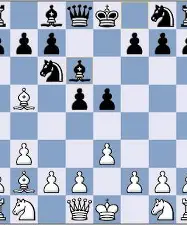
#> input picture image/chess.webp, 187 x 225 px
$ python sobel.py   (older library calls are emulated)
#> lines starting #> are read from the running program, lines starting #| are printed output that depends on the picture
import cv2
import numpy as np

img = cv2.imread('./image/chess.webp')
#> img is the input picture: shape (225, 187, 3); mean B, G, R 200.9, 180.8, 169.4

# 常见的高通滤波
# Sobel (索贝尔) (高斯)  这里如果卷积核的ksize设为-1,则自动使用Scharr(沙尔)的滤波算法
# Scharr (沙尔) 卷积核固定,3x3的核, 可被Sobel代替
# Sobel 与 Scharr 在计算边缘时只能求一个方向的,要么横轴,要么纵轴
# 所以Sobel和Scharr在运算完后通常会进行一次加法运算

# Laplacian(拉普拉斯) 不用单独求X或Y的边缘, 可以将横轴与纵轴的边缘全部检测出来
# 但是Laplacian(拉普拉斯)对噪音比较敏感, 内部没有降噪的功能
# 在使用Laplacian(拉普拉斯)之前, 我们需要手工进行一次降噪才能更好的发挥效果

# Sobel算子
# 先向X方向求导, 然后再向Y方向求导
# 最终结果|G| = |Gx| + |Gy|
# Sobel(src, ddepth, dx, dy, ksize = 3, scale = 1, delta = 0, borderType = BORDER_DEFAULT)
# ddepth 输出位深
# ksize  为 3 5 7 都是可以的, 但为 -1 则自动使用 Scharr (沙尔)的滤波算法
dst = cv2.Sobel(img, cv2.CV_64F, 1, 0, ksize = 5)  # 索贝尔算子Y方向边缘
dst2 = cv2.Sobel(img, cv2.CV_64F, 0, 1, ksize = 5)  # 索贝尔算子X方向边缘
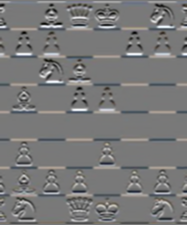
#> dst2: shape (225, 187, 3) float64; mean B, G, R -0.1, -2, -1.9; drawn with min black and max white
# 进行一次加法运算
# dst3 = dst + dst2
dst3 = cv2.add(dst, dst2) # 最终结果
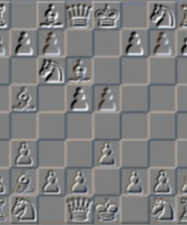
#> dst3: shape (225, 187, 3) float64; mean B, G, R -1.9, -2.5, -1.9; drawn with min black and max white


# Scharr算子
# 与Sobel类似，只是kernel值不同  固定卷积核3x3
# Scharr(src, ddepth, dx, dy, scale = 1, delta = 0)
dst4 = cv2.Scharr(img, cv2.CV_64F, 0, 1, scale = 1, delta = 0) # 沙尔算子Y方向边缘
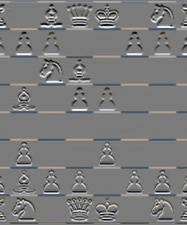
#> dst4: shape (225, 187, 3) float64; mean B, G, R 0, -0.5, -0.4; drawn with min black and max white
dst5 = cv2.Scharr(img, cv2.CV_64F, 1, 0, scale = 1, delta = 0) # 沙尔算子Y方向边缘
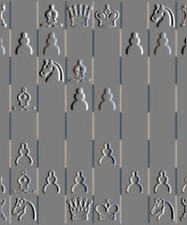
#> dst5: shape (225, 187, 3) float64; mean B, G, R -0.4, 0, 0.1; drawn with min black and max white
dst6 = cv2.add(dst4, dst5)
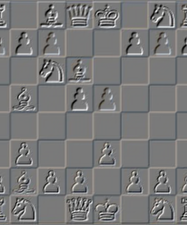
#> dst6: shape (225, 187, 3) float64; mean B, G, R -0.4, -0.5, -0.3; drawn with min black and max white

# Laplacian(拉普拉斯)算子
# 可以同时求两个方向的边缘
# 对噪音敏感，一般需要进行去噪再调用拉普拉斯
# Laplacian(img, ddepth, ksize, scale, borderType)
dst7 = cv2.Laplacian(img, cv2.CV_64F, ksize = 5, scale = 1, borderType= cv2.BORDER_DEFAULT)
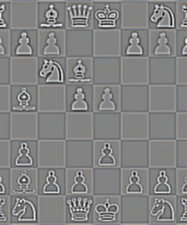
#> dst7: shape (225, 187, 3) float64; mean B, G, R 9.2, 7.5, 6.9; drawn with min black and max white


cv2.imshow('img', img)

# cv2.imshow('dst', dst) # 索贝尔算子X方向边缘
# cv2.imshow('dst2', dst2) # 索贝尔算子X方向边缘
# cv2.imshow('dst3', dst3) # 索贝尔最终结果

# cv2.imshow('dst4', dst4) # 沙尔算子Y方向边缘
# cv2.imshow('dst5', dst5) # 沙尔算子Y方向边缘
# cv2.imshow('dst6', dst6) # 沙尔最终结果

cv2.imshow('dst7', dst7) # 拉普拉斯最终结果
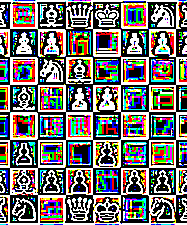
#> window 'dst7': shape (225, 187, 3); mean B, G, R 112, 113.9, 115.8

cv2.waitKey(0)
